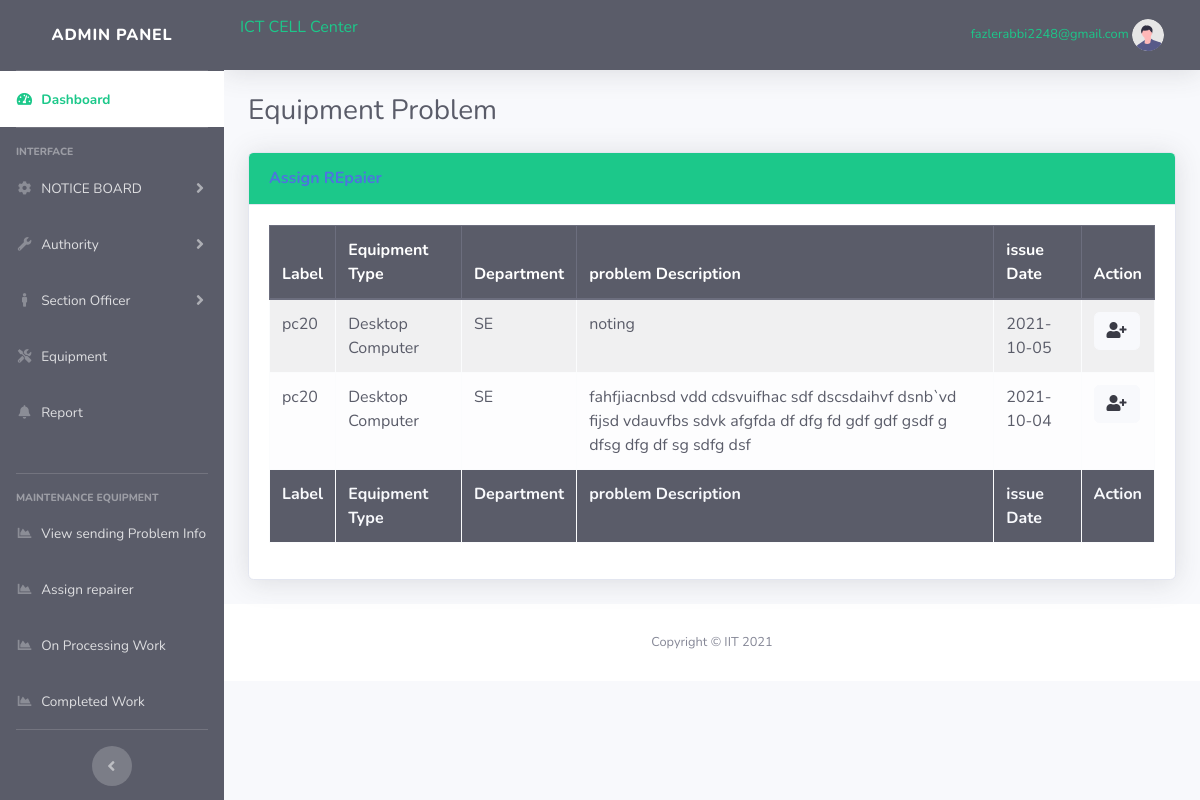
/adminpanel/assign-repair.php (signed in), run on the app's committed database.
### tables this page shows
CREATE TABLE `pendingproblem` (
  `prob_id` int(12) NOT NULL,
  `EquipmentID` int(100) NOT NULL,
  `prob_desc` varchar(1000) NOT NULL,
  `issue_date` date NOT NULL
);

CREATE TABLE `equipment` (
  `EquipmentID` int(11) NOT NULL,
  `Label` varchar(50) NOT NULL,
  `Equipment_Type` varchar(70) NOT NULL,
  `included_date` date NOT NULL,
  `expire_date` date NOT NULL,
  `Department` varchar(70) NOT NULL
);

### adminpanel/assign-repair.php (the view, shortened to what this page needs)
<?php  include("includes/header.php"); ?>
<?php  include("includes/navbar.php"); ?>
                <div class="container-fluid">
                    <h1 class="h3 mb-2 text-gray-800">Equipment Problem </h1>
                    <div class="card shadow mb-4">
                        <div class="card-header py-3 bg-success">
                            <h6 class="m-0 font-weight-bold text-primary">Assign REpaier</h6>
                        </div>
                        <div class="card-body">
                                                          <table class="table table-bordered table-striped table-light" id="dataTable" width="100%" cellspacing="0">
                                    <thead class="thead-dark">
                                        <tr>
                                            <th>Label </th>
                                            <th>Equipment Type</th>
                                            <th>Department</th>
                                            <th>problem Description</th>
                                            <th>issue Date</th>
                                            <th>Action</th>
                                        </tr>
                                    </thead>
                                    <tfoot class="bg-dark">
                                        <tr class="text-light">
                                            <th>Label </th>
                                            <th>Equipment Type</th>
                                            <th>Department</th>
                                            <th>problem Description</th>
                                            <th>issue Date</th>
                                            <th>Action</th>
                                        </tr>
                                    </tfoot>
                                    <tbody>
                                         <?php  include("conn.php"); ?>
                                                  <?php
                                                      $sql= "select * from equipment as e,pendingproblem as p where e.EquipmentID=p.EquipmentID";
                                                      $Q=mysqli_query($conn,$sql);
                                                      while($data=mysqli_fetch_assoc($Q)){
                                                  ?>
                                                  <tr class="text-dark">
                                                      <td><?php echo $data['Label'];?></td>
                                                       <td><?php echo $data['Equipment_Type'];?></td>
                                                      <td><?php echo $data['Department']?></td>
                                                      <td><?= $data['prob_desc']; ?></td>
                                                      <td><?= $data['issue_date']; ?></td>
                                                                                                              <td>
                                                            <form action="assign-repair-process.php" method="post">
                                                              <button type="submit" name="assign_btn" class="btn btn-light"><i class="fas fa-user-plus"></i></button>
                                                            </form>
                                                        </td>
                                                    </tr>
                                                    <?php } ?>
                                    </tbody>
                                </table>
                     </div>
                     </div>
                     </div>
<?php  include("includes/footer.php"); ?>

### data on the page
pendingproblem: equipment.Label "pc20", equipment.Equipment_Type "Desktop Computer", equipment.Department "SE", prob_desc "noting", issue_date "2021-10-05"
pendingproblem: equipment.Label "pc20", equipment.Equipment_Type "Desktop Computer", equipment.Department "SE", prob_desc "fahfjiacnbsd vdd cdsvuifhac sdf dscsdaihvf dsnb`vd fijsd vdauvfbs sdvk afgfda df dfg fd gdf gdf gsdf g dfsg dfg df sg sdfg dsf", issue_date "2021-10-04"

### other printed values
$_SESSION['username'] "fazlerabbi2248@gmail.com"
